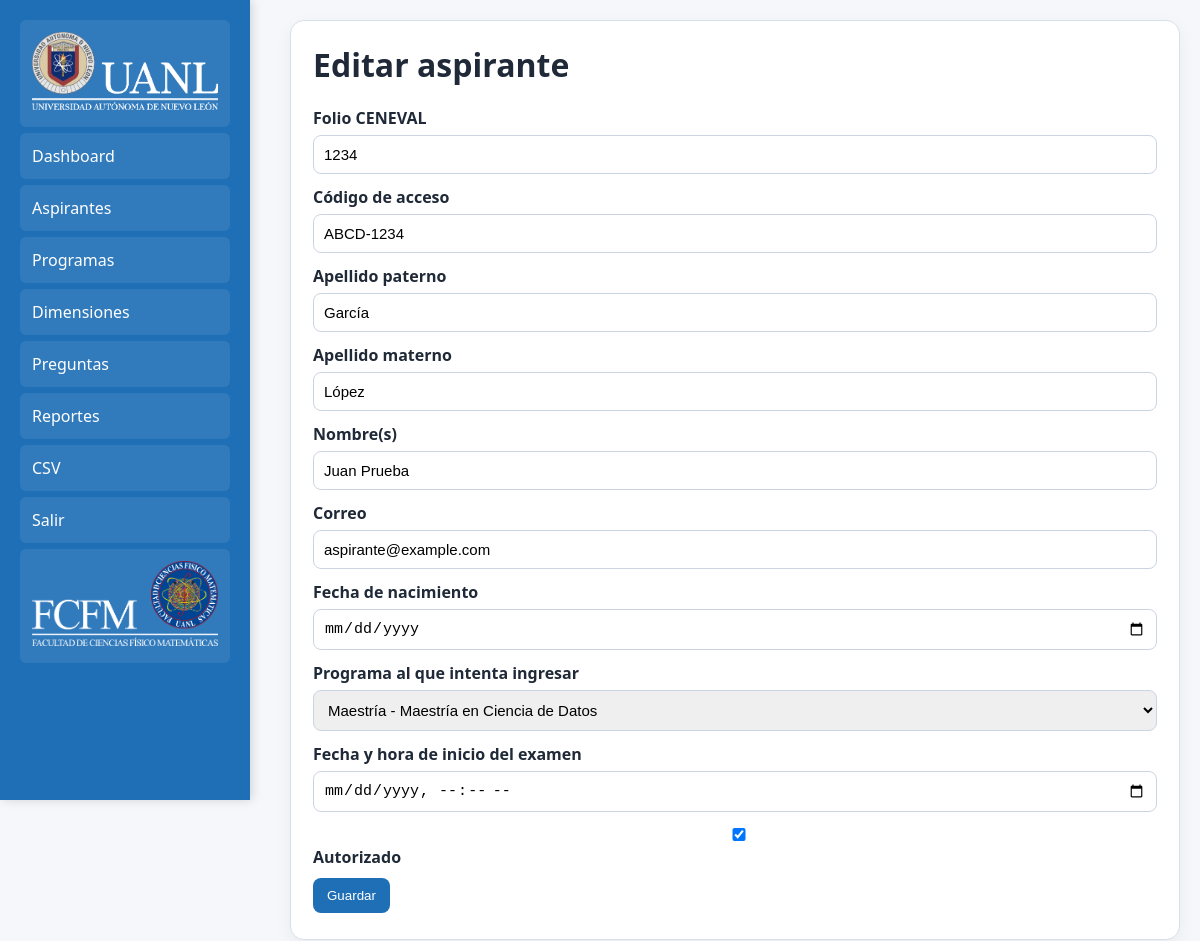
The page /admin/aspirante_form.php?id=1 (signed in) on the database its author committed.
### tables this page shows
CREATE TABLE aspirantes (
 id INT AUTO_INCREMENT PRIMARY KEY,
 folio_ceneval VARCHAR(50) NOT NULL UNIQUE,
 codigo_acceso VARCHAR(50) NOT NULL,
 apellido_paterno VARCHAR(100) NOT NULL,
 apellido_materno VARCHAR(100) DEFAULT '',
 nombres VARCHAR(150) NOT NULL,
 correo VARCHAR(180) DEFAULT '',
 maestria VARCHAR(180) NOT NULL,
 autorizado TINYINT(1) DEFAULT 1,
 terminado TINYINT(1) DEFAULT 0,
 intentos_post_finalizacion INT DEFAULT 0,
 created_at TIMESTAMP DEFAULT CURRENT_TIMESTAMP
);

CREATE TABLE programas (
 id INT AUTO_INCREMENT PRIMARY KEY,
 nombre VARCHAR(220) NOT NULL UNIQUE,
 tipo ENUM('Maestría','Doctorado') NOT NULL DEFAULT 'Maestría',
 activo TINYINT(1) DEFAULT 1,
 created_at TIMESTAMP DEFAULT CURRENT_TIMESTAMP
);

### includes/functions.php (called while the page is built, shortened)
<?php
function h($s){ return htmlspecialchars((string)$s, ENT_QUOTES, 'UTF-8'); }
?>

### admin/aspirante_form.php (the view, shortened to what this page needs)
<?php
	require_once __DIR__.'/../includes/db.php';
	require_once __DIR__.'/../includes/functions.php';
	$id = $_GET['id'] ?? null;
	$a = [
		'folio_ceneval' => '',
		'codigo_acceso' => '',
		'apellido_paterno' => '',
		'apellido_materno' => '',
		'nombres' => '',
		'correo' => '',
		'fecha_nacimiento' => '',
		'maestria' => '',
		'inicio_examen_at' => '',
		'autorizado' => 1
	];
	$programas = $pdo->query('SELECT * FROM programas WHERE activo=1 ORDER BY tipo DESC, nombre ASC')->fetchAll();
	if($id)
	{
		$st = $pdo->prepare('SELECT * FROM aspirantes WHERE id=?');
		$st->execute([$id]);
		$a = $st->fetch();
	}
	$inicio_value = '';
?>
<!doctype html>
<html lang="es">
<head>
	<link rel="stylesheet" href="../assets/style.css">
</head>
<body>
	<?php include '_nav.php'; ?>
	<div class="container">
		<div class="card">
			<h1><?= $id ? 'Editar' : 'Nuevo' ?> aspirante</h1>
			<form method="post">
				<label>Folio CENEVAL</label>
				<input name="folio_ceneval" value="<?=h($a['folio_ceneval'])?>" required>
				<label>Código de acceso</label>
				<input name="codigo_acceso" value="<?=h($a['codigo_acceso'])?>" required>
				<label>Apellido paterno</label>
				<input name="apellido_paterno" value="<?=h($a['apellido_paterno'])?>" required>
				<label>Apellido materno</label>
				<input name="apellido_materno" value="<?=h($a['apellido_materno'])?>">
				<label>Nombre(s)</label>
				<input name="nombres" value="<?=h($a['nombres'])?>" required>
				<label>Correo</label>
				<input name="correo" type="email" value="<?=h($a['correo'])?>">
				<label>Fecha de nacimiento</label>
				<input type="date" name="fecha_nacimiento" value="<?=h($a['fecha_nacimiento'] ?? '')?>">
				<label>Programa al que intenta ingresar</label>
				<select name="maestria" required>
					<?php foreach($programas as $p): ?>
						<option value="<?=h($p['nombre'])?>" <?=$a['maestria']===$p['nombre']?'selected':''?>>
							<?=h($p['tipo'].' - '.$p['nombre'])?>
						</option>
					<?php endforeach; ?>
				</select>
				<label>Fecha y hora de inicio del examen</label>
				<input type="datetime-local" name="inicio_examen_at" value="<?=h($inicio_value)?>">
				<label>
					<input type="checkbox" name="autorizado" <?=$a['autorizado']?'checked':''?>> Autorizado
				</label>
				<button>Guardar</button>
			</form>
		</div>
	</div>
</body>
</html>

### assets/style.css (style rules this page uses)
:root { --fcfm-blue:#1F6FB6; --fcfm-blue-dark:#154F81; --fcfm-gold:#FFA600; --fcfm-gold-dark:#d98d00; --fcfm-black:#010203; --bg:#F5F7FA; --card:#FFFFFF; --text:#1f2937; --muted:#6b7280; --primary:#0f766e; --danger:#b91c1c; --border:#D7E1EA; }
* { box-sizing:border-box }
body { font-family:Segoe UI, sans-serif; background:#f5f7fb; color:var(--text); margin:0 }
.container { max-width:1100px; margin-left: 270px; padding:20px }
.card { background:var(--card); border-top:4px solid var(--fcfm-gold); border:1px solid var(--border); border-radius:14px; padding:22px; margin-bottom:18px; box-shadow:0 6px 18px #0000000d }
h1,h2,h3 { margin-top:0 }
label { display:block; margin:12px 0 6px; font-weight:bold }
input,select,textarea { width:100%; padding:10px; border:1px solid #cbd5e1; border-radius:8px; font-size:15px }
.btn,button { display:inline-block; background:var(--fcfm-blue); color:white; padding:10px 14px; border:0; border-radius:8px; text-decoration:none; cursor:pointer; margin:4px 4px 4px 0 }

### rows shown on the page
aspirantes: folio_ceneval "1234", codigo_acceso "ABCD-1234", apellido_paterno "García", apellido_materno "López", nombres "Juan Prueba", correo "aspirante@example.com", maestria "Maestría - Maestría en Ciencia de Datos", autorizado "☑"
